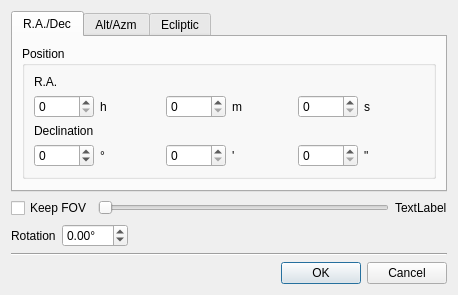
<?xml version="1.0" encoding="UTF-8"?>
<ui version="4.0">
 <class>CSetPosition</class>
 <widget class="QDialog" name="CSetPosition">
  <property name="geometry">
   <rect>
    <x>0</x>
    <y>0</y>
    <width>458</width>
    <height>285</height>
   </rect>
  </property>
  <property name="windowTitle">
   <string>Set map position</string>
  </property>
  <property name="windowOpacity">
   <double>1.000000000000000</double>
  </property>
  <layout class="QVBoxLayout" name="verticalLayout">
   <item>
    <layout class="QVBoxLayout" name="verticalLayout_2">
     <item>
      <widget class="QTabWidget" name="tabWidget">
       <property name="currentIndex">
        <number>0</number>
       </property>
       <widget class="QWidget" name="tab_1">
        <attribute name="title">
         <string>R.A./Dec</string>
        </attribute>
        <layout class="QGridLayout" name="gridLayout_4">
         <item row="0" column="0">
          <layout class="QGridLayout" name="gridLayout_5">
           <item row="0" column="0">
            <widget class="QGroupBox" name="groupBox">
             <property name="title">
              <string>Position</string>
             </property>
             <layout class="QGridLayout" name="gridLayout_6">
              <item row="3" column="0">
               <widget class="QSpinBox" name="spinBox_5">
                <property name="minimumSize">
                 <size>
                  <width>50</width>
                  <height>0</height>
                 </size>
                </property>
                <property name="minimum">
                 <number>-90</number>
                </property>
                <property name="maximum">
                 <number>90</number>
                </property>
               </widget>
              </item>
              <item row="1" column="4">
               <widget class="QSpinBox" name="spinBox_3">
                <property name="minimumSize">
                 <size>
                  <width>50</width>
                  <height>0</height>
                 </size>
                </property>
                <property name="maximum">
                 <number>59</number>
                </property>
               </widget>
              </item>
              <item row="3" column="2">
               <widget class="QSpinBox" name="spinBox_4">
                <property name="minimumSize">
                 <size>
                  <width>50</width>
                  <height>0</height>
                 </size>
                </property>
                <property name="maximum">
                 <number>59</number>
                </property>
               </widget>
              </item>
              <item row="3" column="1">
               <widget class="QLabel" name="label_9">
                <property name="text">
                 <string>°</string>
                </property>
               </widget>
              </item>
              <item row="1" column="2">
               <widget class="QSpinBox" name="spinBox_2">
                <property name="minimumSize">
                 <size>
                  <width>50</width>
                  <height>0</height>
                 </size>
                </property>
                <property name="maximum">
                 <number>59</number>
                </property>
               </widget>
              </item>
              <item row="1" column="1">
               <widget class="QLabel" name="label_3">
                <property name="text">
                 <string>h</string>
                </property>
               </widget>
              </item>
              <item row="1" column="5">
               <widget class="QLabel" name="label_5">
                <property name="text">
                 <string>s</string>
                </property>
               </widget>
              </item>
              <item row="3" column="5">
               <widget class="QLabel" name="label_7">
                <property name="text">
                 <string>&quot;</string>
                </property>
               </widget>
              </item>
              <item row="3" column="3">
               <widget class="QLabel" name="label_6">
                <property name="text">
                 <string>'</string>
                </property>
               </widget>
              </item>
              <item row="1" column="0">
               <widget class="QSpinBox" name="spinBox">
                <property name="minimumSize">
                 <size>
                  <width>50</width>
                  <height>0</height>
                 </size>
                </property>
                <property name="maximum">
                 <number>23</number>
                </property>
               </widget>
              </item>
              <item row="2" column="0" colspan="3">
               <widget class="QLabel" name="label_8">
                <property name="text">
                 <string>Declination</string>
                </property>
               </widget>
              </item>
              <item row="1" column="3">
               <widget class="QLabel" name="label_4">
                <property name="text">
                 <string>m</string>
                </property>
               </widget>
              </item>
              <item row="0" column="0" colspan="3">
               <widget class="QLabel" name="label_2">
                <property name="text">
                 <string>R.A.</string>
                </property>
               </widget>
              </item>
              <item row="3" column="4">
               <widget class="QSpinBox" name="spinBox_6">
                <property name="minimumSize">
                 <size>
                  <width>50</width>
                  <height>0</height>
                 </size>
                </property>
                <property name="maximum">
                 <number>59</number>
                </property>
               </widget>
              </item>
             </layout>
            </widget>
           </item>
          </layout>
         </item>
         <item row="1" column="0">
          <spacer name="verticalSpacer_4">
           <property name="orientation">
            <enum>Qt::Vertical</enum>
           </property>
           <property name="sizeHint" stdset="0">
            <size>
             <width>20</width>
             <height>40</height>
            </size>
           </property>
          </spacer>
         </item>
        </layout>
       </widget>
       <widget class="QWidget" name="tab_2">
        <attribute name="title">
         <string>Alt/Azm</string>
        </attribute>
        <layout class="QGridLayout" name="gridLayout_3">
         <item row="0" column="0">
          <layout class="QGridLayout" name="gridLayout_2">
           <item row="0" column="0">
            <widget class="QGroupBox" name="groupBox_2">
             <property name="title">
              <string>Position</string>
             </property>
             <layout class="QGridLayout" name="gridLayout">
              <item row="0" column="0" colspan="3">
               <widget class="QLabel" name="label_10">
                <property name="text">
                 <string>Azimuth</string>
                </property>
               </widget>
              </item>
              <item row="1" column="0">
               <widget class="QSpinBox" name="spinBox_7">
                <property name="minimumSize">
                 <size>
                  <width>50</width>
                  <height>0</height>
                 </size>
                </property>
                <property name="maximum">
                 <number>359</number>
                </property>
               </widget>
              </item>
              <item row="3" column="2">
               <widget class="QSpinBox" name="spinBox_10">
                <property name="minimumSize">
                 <size>
                  <width>50</width>
                  <height>0</height>
                 </size>
                </property>
                <property name="maximum">
                 <number>59</number>
                </property>
               </widget>
              </item>
              <item row="1" column="5">
               <widget class="QLabel" name="label_13">
                <property name="text">
                 <string>&quot;</string>
                </property>
               </widget>
              </item>
              <item row="3" column="3">
               <widget class="QLabel" name="label_14">
                <property name="text">
                 <string>'</string>
                </property>
               </widget>
              </item>
              <item row="1" column="4">
               <widget class="QSpinBox" name="spinBox_9">
                <property name="minimumSize">
                 <size>
                  <width>50</width>
                  <height>0</height>
                 </size>
                </property>
                <property name="maximum">
                 <number>59</number>
                </property>
               </widget>
              </item>
              <item row="3" column="0">
               <widget class="QSpinBox" name="spinBox_11">
                <property name="minimumSize">
                 <size>
                  <width>50</width>
                  <height>0</height>
                 </size>
                </property>
                <property name="minimum">
                 <number>-90</number>
                </property>
                <property name="maximum">
                 <number>90</number>
                </property>
               </widget>
              </item>
              <item row="3" column="4">
               <widget class="QSpinBox" name="spinBox_12">
                <property name="minimumSize">
                 <size>
                  <width>50</width>
                  <height>0</height>
                 </size>
                </property>
                <property name="maximum">
                 <number>59</number>
                </property>
               </widget>
              </item>
              <item row="3" column="1">
               <widget class="QLabel" name="label_17">
                <property name="text">
                 <string>°</string>
                </property>
               </widget>
              </item>
              <item row="1" column="2">
               <widget class="QSpinBox" name="spinBox_8">
                <property name="minimumSize">
                 <size>
                  <width>50</width>
                  <height>0</height>
                 </size>
                </property>
                <property name="maximum">
                 <number>59</number>
                </property>
               </widget>
              </item>
              <item row="1" column="1">
               <widget class="QLabel" name="label_11">
                <property name="text">
                 <string>°</string>
                </property>
               </widget>
              </item>
              <item row="1" column="3">
               <widget class="QLabel" name="label_12">
                <property name="text">
                 <string>'</string>
                </property>
               </widget>
              </item>
              <item row="3" column="5">
               <widget class="QLabel" name="label_15">
                <property name="text">
                 <string>&quot;</string>
                </property>
               </widget>
              </item>
              <item row="2" column="0" colspan="3">
               <widget class="QLabel" name="label_16">
                <property name="text">
                 <string>Altitude</string>
                </property>
               </widget>
              </item>
             </layout>
            </widget>
           </item>
          </layout>
         </item>
         <item row="1" column="0">
          <spacer name="verticalSpacer_2">
           <property name="orientation">
            <enum>Qt::Vertical</enum>
           </property>
           <property name="sizeHint" stdset="0">
            <size>
             <width>20</width>
             <height>40</height>
            </size>
           </property>
          </spacer>
         </item>
        </layout>
       </widget>
       <widget class="QWidget" name="tab_3">
        <attribute name="title">
         <string>Ecliptic</string>
        </attribute>
        <layout class="QGridLayout" name="gridLayout_8">
         <item row="0" column="0">
          <layout class="QGridLayout" name="gridLayout_7">
           <item row="0" column="0">
            <widget class="QGroupBox" name="groupBox_3">
             <property name="title">
              <string>Position</string>
             </property>
             <layout class="QGridLayout" name="gridLayout_9">
              <item row="0" column="0" colspan="3">
               <widget class="QLabel" name="label_18">
                <property name="text">
                 <string>Longitude</string>
                </property>
               </widget>
              </item>
              <item row="1" column="0">
               <widget class="QSpinBox" name="spinBox_13">
                <property name="minimumSize">
                 <size>
                  <width>50</width>
                  <height>0</height>
                 </size>
                </property>
                <property name="maximum">
                 <number>359</number>
                </property>
               </widget>
              </item>
              <item row="1" column="1">
               <widget class="QLabel" name="label_19">
                <property name="text">
                 <string>°</string>
                </property>
               </widget>
              </item>
              <item row="1" column="2">
               <widget class="QSpinBox" name="spinBox_14">
                <property name="minimumSize">
                 <size>
                  <width>50</width>
                  <height>0</height>
                 </size>
                </property>
                <property name="maximum">
                 <number>59</number>
                </property>
               </widget>
              </item>
              <item row="1" column="3">
               <widget class="QLabel" name="label_20">
                <property name="text">
                 <string>'</string>
                </property>
               </widget>
              </item>
              <item row="1" column="4">
               <widget class="QSpinBox" name="spinBox_15">
                <property name="minimumSize">
                 <size>
                  <width>50</width>
                  <height>0</height>
                 </size>
                </property>
                <property name="maximum">
                 <number>59</number>
                </property>
               </widget>
              </item>
              <item row="1" column="5">
               <widget class="QLabel" name="label_21">
                <property name="text">
                 <string>&quot;</string>
                </property>
               </widget>
              </item>
              <item row="2" column="0" colspan="3">
               <widget class="QLabel" name="label_24">
                <property name="text">
                 <string>Latitude</string>
                </property>
               </widget>
              </item>
              <item row="3" column="0">
               <widget class="QSpinBox" name="spinBox_17">
                <property name="minimumSize">
                 <size>
                  <width>50</width>
                  <height>0</height>
                 </size>
                </property>
                <property name="minimum">
                 <number>-90</number>
                </property>
                <property name="maximum">
                 <number>90</number>
                </property>
               </widget>
              </item>
              <item row="3" column="1">
               <widget class="QLabel" name="label_25">
                <property name="text">
                 <string>°</string>
                </property>
               </widget>
              </item>
              <item row="3" column="2">
               <widget class="QSpinBox" name="spinBox_16">
                <property name="minimumSize">
                 <size>
                  <width>50</width>
                  <height>0</height>
                 </size>
                </property>
                <property name="maximum">
                 <number>59</number>
                </property>
               </widget>
              </item>
              <item row="3" column="3">
               <widget class="QLabel" name="label_22">
                <property name="text">
                 <string>'</string>
                </property>
               </widget>
              </item>
              <item row="3" column="4">
               <widget class="QSpinBox" name="spinBox_18">
                <property name="minimumSize">
                 <size>
                  <width>50</width>
                  <height>0</height>
                 </size>
                </property>
                <property name="maximum">
                 <number>59</number>
                </property>
               </widget>
              </item>
              <item row="3" column="5">
               <widget class="QLabel" name="label_23">
                <property name="text">
                 <string>&quot;</string>
                </property>
               </widget>
              </item>
             </layout>
            </widget>
           </item>
          </layout>
         </item>
         <item row="1" column="0">
          <spacer name="verticalSpacer">
           <property name="orientation">
            <enum>Qt::Vertical</enum>
           </property>
           <property name="sizeHint" stdset="0">
            <size>
             <width>20</width>
             <height>40</height>
            </size>
           </property>
          </spacer>
         </item>
        </layout>
       </widget>
      </widget>
     </item>
     <item>
      <layout class="QHBoxLayout" name="horizontalLayout_2">
       <item>
        <widget class="QCheckBox" name="checkBox">
         <property name="text">
          <string>Keep FOV</string>
         </property>
        </widget>
       </item>
       <item>
        <widget class="QSlider" name="horizontalSlider">
         <property name="maximum">
          <number>90</number>
         </property>
         <property name="orientation">
          <enum>Qt::Horizontal</enum>
         </property>
        </widget>
       </item>
       <item>
        <widget class="QLabel" name="label">
         <property name="text">
          <string>TextLabel</string>
         </property>
        </widget>
       </item>
      </layout>
     </item>
     <item>
      <layout class="QHBoxLayout" name="horizontalLayout_3">
       <item>
        <widget class="QLabel" name="label_26">
         <property name="text">
          <string>Rotation</string>
         </property>
        </widget>
       </item>
       <item>
        <widget class="QDoubleSpinBox" name="doubleSpinBox">
         <property name="suffix">
          <string>°</string>
         </property>
         <property name="minimum">
          <double>-90.000000000000000</double>
         </property>
         <property name="maximum">
          <double>90.000000000000000</double>
         </property>
        </widget>
       </item>
       <item>
        <spacer name="horizontalSpacer_2">
         <property name="orientation">
          <enum>Qt::Horizontal</enum>
         </property>
         <property name="sizeHint" stdset="0">
          <size>
           <width>40</width>
           <height>20</height>
          </size>
         </property>
        </spacer>
       </item>
      </layout>
     </item>
     <item>
      <widget class="Line" name="line">
       <property name="orientation">
        <enum>Qt::Horizontal</enum>
       </property>
      </widget>
     </item>
     <item>
      <layout class="QHBoxLayout" name="horizontalLayout">
       <item>
        <spacer name="horizontalSpacer">
         <property name="orientation">
          <enum>Qt::Horizontal</enum>
         </property>
         <property name="sizeHint" stdset="0">
          <size>
           <width>40</width>
           <height>20</height>
          </size>
         </property>
        </spacer>
       </item>
       <item>
        <widget class="QPushButton" name="pushButton">
         <property name="text">
          <string>OK</string>
         </property>
         <property name="default">
          <bool>true</bool>
         </property>
        </widget>
       </item>
       <item>
        <widget class="QPushButton" name="pushButton_2">
         <property name="text">
          <string>Cancel</string>
         </property>
        </widget>
       </item>
      </layout>
     </item>
    </layout>
   </item>
  </layout>
 </widget>
 <tabstops>
  <tabstop>tabWidget</tabstop>
  <tabstop>spinBox</tabstop>
  <tabstop>spinBox_2</tabstop>
  <tabstop>spinBox_3</tabstop>
  <tabstop>spinBox_5</tabstop>
  <tabstop>spinBox_4</tabstop>
  <tabstop>spinBox_6</tabstop>
  <tabstop>spinBox_7</tabstop>
  <tabstop>spinBox_8</tabstop>
  <tabstop>spinBox_9</tabstop>
  <tabstop>spinBox_11</tabstop>
  <tabstop>spinBox_10</tabstop>
  <tabstop>spinBox_12</tabstop>
  <tabstop>spinBox_13</tabstop>
  <tabstop>spinBox_14</tabstop>
  <tabstop>spinBox_15</tabstop>
  <tabstop>spinBox_17</tabstop>
  <tabstop>spinBox_16</tabstop>
  <tabstop>spinBox_18</tabstop>
  <tabstop>horizontalSlider</tabstop>
  <tabstop>pushButton_2</tabstop>
 </tabstops>
 <resources/>
 <connections>
  <connection>
   <sender>spinBox_5</sender>
   <signal>valueChanged(int)</signal>
   <receiver>CSetPosition</receiver>
   <slot>check()</slot>
   <hints>
    <hint type="sourcelabel">
     <x>65</x>
     <y>153</y>
    </hint>
    <hint type="destinationlabel">
     <x>384</x>
     <y>168</y>
    </hint>
   </hints>
  </connection>
  <connection>
   <sender>spinBox_4</sender>
   <signal>valueChanged(int)</signal>
   <receiver>CSetPosition</receiver>
   <slot>check()</slot>
   <hints>
    <hint type="sourcelabel">
     <x>151</x>
     <y>151</y>
    </hint>
    <hint type="destinationlabel">
     <x>376</x>
     <y>205</y>
    </hint>
   </hints>
  </connection>
  <connection>
   <sender>spinBox_6</sender>
   <signal>valueChanged(int)</signal>
   <receiver>CSetPosition</receiver>
   <slot>check()</slot>
   <hints>
    <hint type="sourcelabel">
     <x>243</x>
     <y>152</y>
    </hint>
    <hint type="destinationlabel">
     <x>388</x>
     <y>114</y>
    </hint>
   </hints>
  </connection>
  <connection>
   <sender>spinBox_11</sender>
   <signal>valueChanged(int)</signal>
   <receiver>CSetPosition</receiver>
   <slot>check()</slot>
   <hints>
    <hint type="sourcelabel">
     <x>65</x>
     <y>153</y>
    </hint>
    <hint type="destinationlabel">
     <x>389</x>
     <y>149</y>
    </hint>
   </hints>
  </connection>
  <connection>
   <sender>spinBox_10</sender>
   <signal>valueChanged(int)</signal>
   <receiver>CSetPosition</receiver>
   <slot>check()</slot>
   <hints>
    <hint type="sourcelabel">
     <x>158</x>
     <y>156</y>
    </hint>
    <hint type="destinationlabel">
     <x>373</x>
     <y>185</y>
    </hint>
   </hints>
  </connection>
  <connection>
   <sender>spinBox_12</sender>
   <signal>valueChanged(int)</signal>
   <receiver>CSetPosition</receiver>
   <slot>check()</slot>
   <hints>
    <hint type="sourcelabel">
     <x>256</x>
     <y>157</y>
    </hint>
    <hint type="destinationlabel">
     <x>405</x>
     <y>213</y>
    </hint>
   </hints>
  </connection>
 </connections>
 <slots>
  <slot>check()</slot>
 </slots>
</ui>
